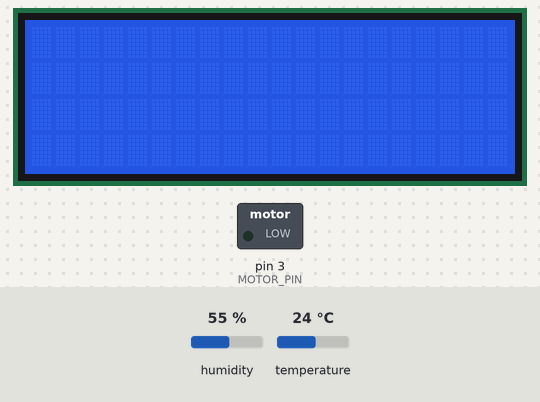
Bench run of a sketch on a simulated Arduino Uno, built with avr-gcc and run on an emulated ATmega328P. On the bench: 20×4 character LCD, switched loads named in the sketch (green lamp = pin HIGH). Inputs (shaded band) come from the test bench; at power-on: temperature 24 °C, humidity 55 %.

Above: at 1.3 s.
1.4 s: temperature set to 41 °C
At 4.4 s:
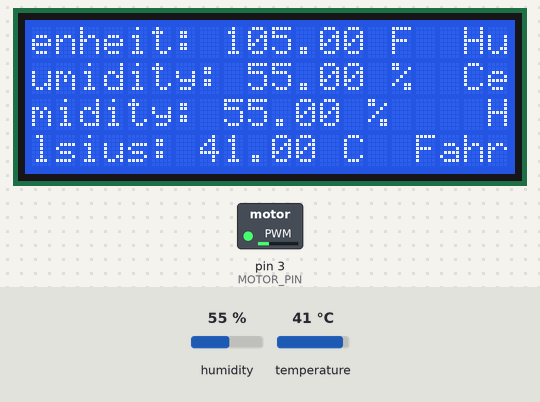
4.7 s: temperature set to 12 °C
At 6.7 s:
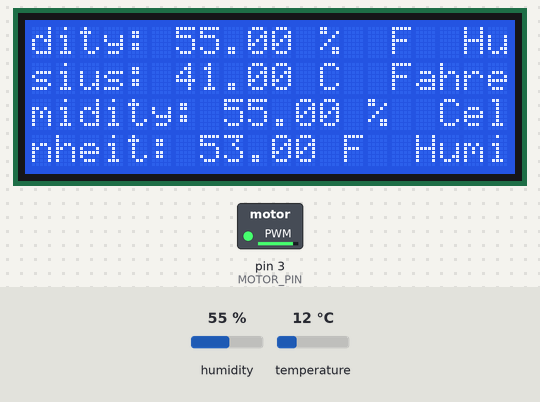
8.0 s: temperature set to 41 °C
At 10.2 s:
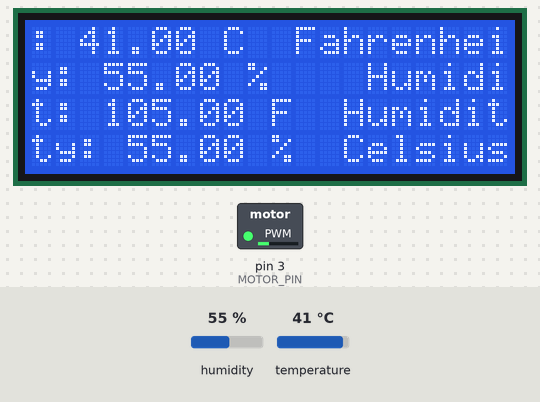
11.3 s: temperature set to 19 °C
At 13.6 s:
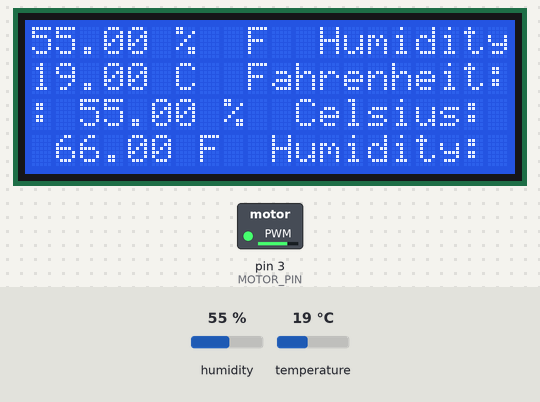
14.6 s: temperature set to 41 °C
At 16.0 s:
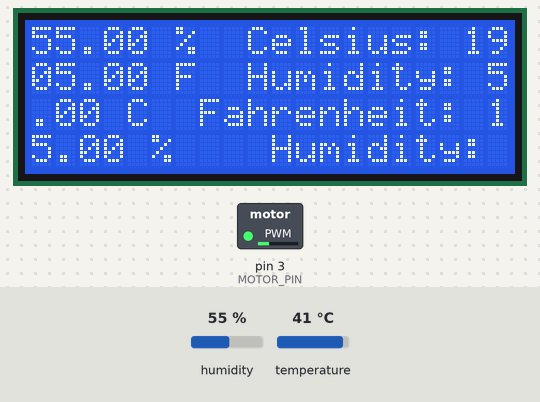
17.9 s: temperature set to 28 °C
At 19.4 s:
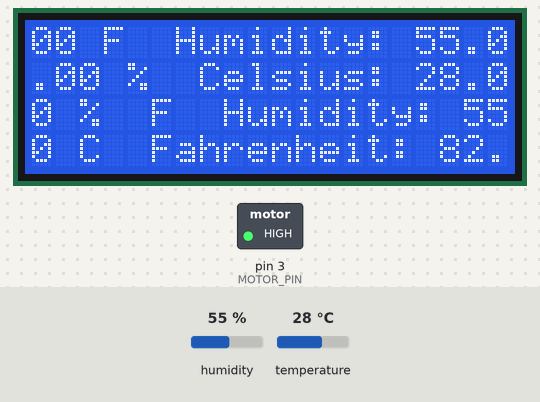
Timing chart, 0 to 20.9 s (numbered marks = the images above; inputs shaded):
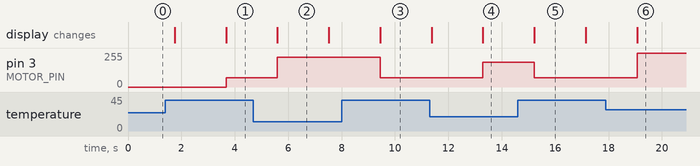

Measured:
- after the input at 1.4 s, pin 3 (MOTOR_PIN): 0/255 → 68/255 after 2.3 s; the display: first differs from a run without the input after 2.3 s (image 1)
- after the input at 4.7 s, pin 3 (MOTOR_PIN): 68/255 → 223/255 after 0.90 s; the display: changes after 0.90 s (image 2)
- after the input at 8.0 s, pin 3 (MOTOR_PIN): 223/255 → 68/255 after 1.4 s; the display: changes after 1.4 s (image 3)
- after the input at 11.3 s, pin 3 (MOTOR_PIN): 68/255 → 185/255 after 2.0 s; the display: first differs from a run without the input after 2.0 s (image 4)
- after the input at 14.6 s, pin 3 (MOTOR_PIN): 185/255 → 68/255 after 0.62 s; the display: changes after 0.62 s (image 5)
- after the input at 17.9 s, pin 3 (MOTOR_PIN): 68/255 → 255/255 after 1.2 s; the display: changes after 1.2 s (image 6)
- what the display in image 2 shows lasts 1.9 s, from 5.6 s to 7.5 s

The sketch:

recruitmentFairCode.ino
```cpp
#include <DHT11.h>
#include <Wire.h>
#include <LiquidCrystal_I2C.h>

#define DHT_PIN 2
#define MOTOR_PIN 3
#define Lcd
LiquidCrystal_I2C lcd(0x27,20,4);

// Create an instance of the DHT11 class and set the digital I/O pin.
DHT11 dht11(DHT_PIN);

void setup()
{
  pinMode(MOTOR_PIN, OUTPUT);
  lcd.init();
  lcd.init();
  lcd.backlight();
  Serial.begin(115200);
}

void loop()
{
    // Read the humidity from the sensor.
    float humidity = dht11.readHumidity();

    // Read the temperature from the sensor.
    float temperature = dht11.readTemperature();

    float fahrenheit = (dht11.readTemperature() * 9/5) + 32;

    // If the temperature and humidity readings were successful, print them to the serial monitor.
    if (temperature != -1 && humidity != -1)
    {
        lcd.print("Celsius: ");
        lcd.print(temperature);
        lcd.println(" C");

        lcd.print("Fahrenheit: ");
        lcd.print(fahrenheit);
        lcd.println(" F");

        lcd.print("Humidity: ");
        lcd.print(humidity);
        lcd.println(" %");
    }
    else
    {
        // If the temperature or humidity reading failed, print an error message.
        lcd.println("Error reading data");
    }

    analogWrite(MOTOR_PIN, map(fahrenheit, 75, 82, 0, 255));

    // Wait for 2 seconds before the next reading.
    delay(300);
}
```
